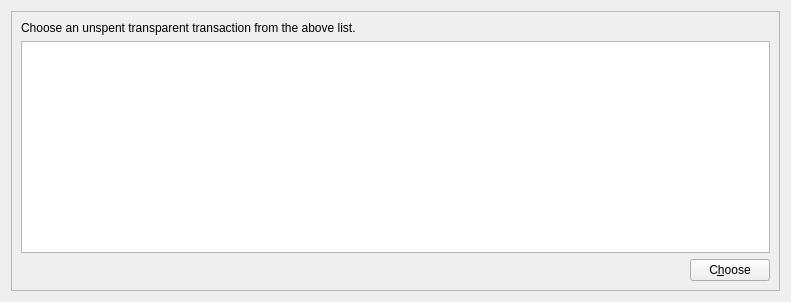
<?xml version="1.0" encoding="UTF-8"?>
<ui version="4.0">
 <class>UnspentDialog</class>
 <widget class="QDialog" name="UnspentDialog">
  <property name="geometry">
   <rect>
    <x>0</x>
    <y>0</y>
    <width>791</width>
    <height>302</height>
   </rect>
  </property>
  <property name="windowTitle">
   <string>Dialog</string>
  </property>
  <layout class="QVBoxLayout" name="verticalLayout">
   <item>
    <widget class="QFrame" name="frame">
     <property name="frameShape">
      <enum>QFrame::StyledPanel</enum>
     </property>
     <property name="frameShadow">
      <enum>QFrame::Raised</enum>
     </property>
     <layout class="QVBoxLayout" name="verticalLayout_2">
      <item>
       <widget class="QLabel" name="labelExplanation">
        <property name="text">
         <string>Choose an unspent transparent transaction from the above list.</string>
        </property>
        <property name="textFormat">
         <enum>Qt::PlainText</enum>
        </property>
        <property name="wordWrap">
         <bool>true</bool>
        </property>
       </widget>
      </item>
      <item>
       <widget class="QTableView" name="tableView">
        <property name="contextMenuPolicy">
         <enum>Qt::CustomContextMenu</enum>
        </property>
        <property name="toolTip">
         <string>Right-click to edit address or label</string>
        </property>
        <property name="tabKeyNavigation">
         <bool>false</bool>
        </property>
        <property name="alternatingRowColors">
         <bool>true</bool>
        </property>
        <property name="selectionMode">
         <enum>QAbstractItemView::SingleSelection</enum>
        </property>
        <property name="selectionBehavior">
         <enum>QAbstractItemView::SelectRows</enum>
        </property>
        <property name="sortingEnabled">
         <bool>true</bool>
        </property>
        <attribute name="verticalHeaderVisible">
         <bool>false</bool>
        </attribute>
       </widget>
      </item>
      <item>
       <layout class="QHBoxLayout" name="horizontalLayout">
        <item>
         <spacer name="horizontalSpacer">
          <property name="orientation">
           <enum>Qt::Horizontal</enum>
          </property>
          <property name="sizeHint" stdset="0">
           <size>
            <width>40</width>
            <height>20</height>
           </size>
          </property>
         </spacer>
        </item>
        <item>
         <widget class="QPushButton" name="closeButton">
          <property name="sizePolicy">
           <sizepolicy hsizetype="Minimum" vsizetype="Minimum">
            <horstretch>0</horstretch>
            <verstretch>0</verstretch>
           </sizepolicy>
          </property>
          <property name="text">
           <string>C&amp;hoose</string>
          </property>
          <property name="autoDefault">
           <bool>false</bool>
          </property>
         </widget>
        </item>
       </layout>
      </item>
     </layout>
    </widget>
   </item>
  </layout>
 </widget>
 <resources>
  <include location="../bitcoin.qrc"/>
 </resources>
 <connections/>
</ui>
